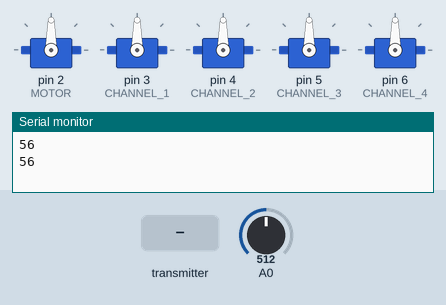
Recording of a sketch running on a simulated Arduino Nano, built with avr-gcc and run on an emulated ATmega328P. Parts: 5 × servo, the last lines printed to the serial monitor. Inputs (shaded band) come from the test bench; at power-on: A0 = 512. No radio packets arrive unless stated.

Above: at 1.3 s.
1.4 s: the transmitter starts sending transmission.0 = 64
At 2.5 s:
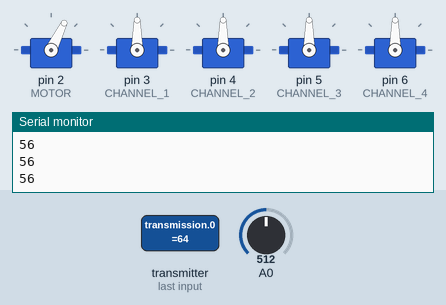
2.9 s: the transmitter starts sending transmission.1 = 64
At 3.6 s:
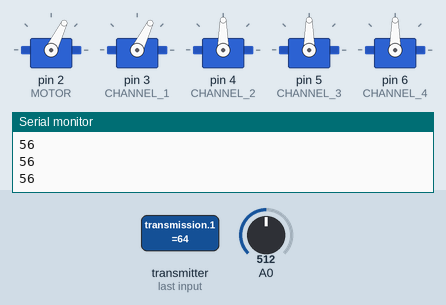
4.4 s: the transmitter starts sending transmission.2 = 64
At 4.7 s:
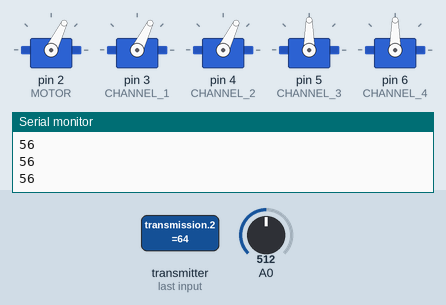
5.9 s: the transmitter starts sending transmission.3 = 128
At 6.9 s:
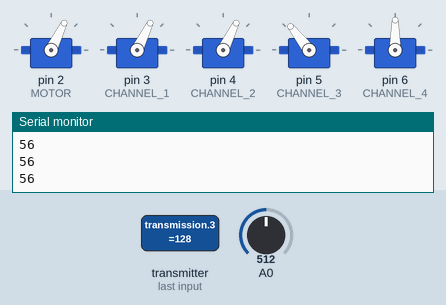
7.4 s: the transmitter starts sending transmission.0 = 128
At 8.1 s:
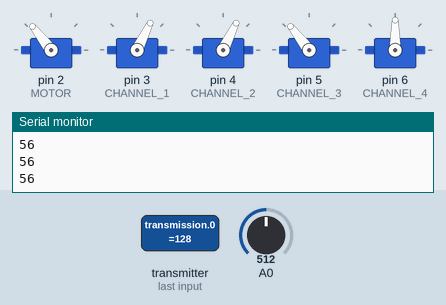
8.9 s: the transmitter starts sending transmission.4 = 64
At 9.3 s:
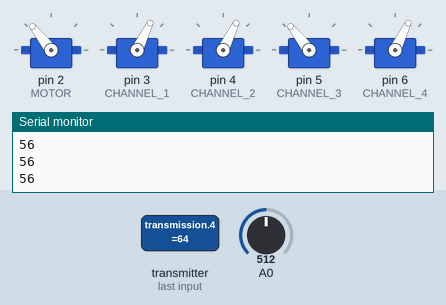
Timing chart, 0 to 11.4 s (numbered marks = the images above; inputs shaded):
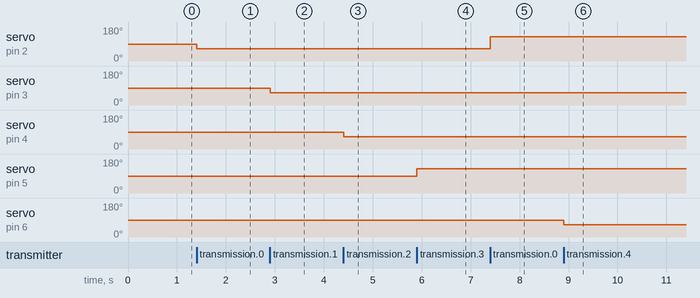

The sketch:

nano.ino
```cpp
/*
 Name:		Sketch2.ino
 Created:	14.02.2017 21:15:23
 Author:	felix

* CE   - 7
* CSN  - 8
* MOSI - 11
* MISO - 12
* SCK  - 13
* GND  - GND
* VCC  - 3.3V

* Servo Wiring:
* VCC  - 5V
* GND  - GND
* CTRL - 2
*/

#include <SPI.h>
#include "RF24.h"
#include "printf.h"
#include <Servo.h>
#include <stdlib.h>
#include <stdio.h>

// Define Pins for NRF24
#define CE_PIN 7
#define CSN_PIN 8

// Define Pins for Servos
#define MOTOR 2
#define CHANNEL_1 3
#define CHANNEL_2 4
#define CHANNEL_3 5
#define CHANNEL_4 6

Servo servo[5]; // 4=motor, 0=left, 1=right=-left, 2=height-ctr, 3=side-ctr

uint64_t readingPipe = 0xF0F0F0F0AA;
uint64_t writingPipe = 0xF0F0F0F0BB;
RF24 radio(CE_PIN, CSN_PIN);
unsigned long radioRead = 0, servoWrite = 0, readBattery = 0;

uint8_t transmission[5];
uint8_t voltage;

void setup() {
	Serial.begin(9600);
	radio.begin();
	delay(100);

	// Set the PA Level low to prevent power supply related issues since this is a
	// getting_started sketch, and the likelihood of close proximity of the devices. RF24_PA_MAX is default.
	radio.setPALevel(RF24_PA_LOW);
	radio.setDataRate(RF24_250KBPS);
	radio.setPayloadSize(sizeof(transmission));
	radio.enableAckPayload();

	// Open a writing and reading pipe on each radio, with opposite addresses
	radio.openReadingPipe(1, readingPipe);
	radio.openWritingPipe(writingPipe);

	servo[0].attach(MOTOR);
	servo[1].attach(CHANNEL_1);
	servo[2].attach(CHANNEL_2);
	servo[3].attach(CHANNEL_3);
	servo[4].attach(CHANNEL_4);
}

void loop() {
	radio.startListening();
	radio.setChannel(80);
	if (radio.available()) {
		radio.read(&transmission, sizeof(transmission));
		radio.writeAckPayload(1, &voltage, sizeof(voltage));
	}

	if (millis() - readBattery > 500) {
		voltage = analogRead(0) / 1024.0 * 5 * 2.5 / 1.1 * 10;
		Serial.println(voltage);
		readBattery = millis();
	}

	if (millis() - servoWrite > 5) {
		for (uint8_t i = 0; i < 5; i++) {
			setServo(i, transmission[i]);
		}

		servoWrite = millis();
	}
}

void setServo(uint8_t id, uint8_t value) {
	if (value != NULL && value >= 0 && value <= 180) {
		servo[id].write(value);
	}
}
```

Measured:
- after the input at 1.4 s, servo on pin 2 (MOTOR): 90° → 64° at once
- after the input at 2.9 s, servo on pin 3 (CHANNEL_1): 90° → 64° at once
- after the input at 4.4 s, servo on pin 4 (CHANNEL_2): 90° → 64° at once
- after the input at 5.9 s, servo on pin 5 (CHANNEL_3): 90° → 128° at once
- after the input at 7.4 s, servo on pin 2 (MOTOR): 64° → 128° at once
- after the input at 8.9 s, servo on pin 6 (CHANNEL_4): 90° → 64° at once
